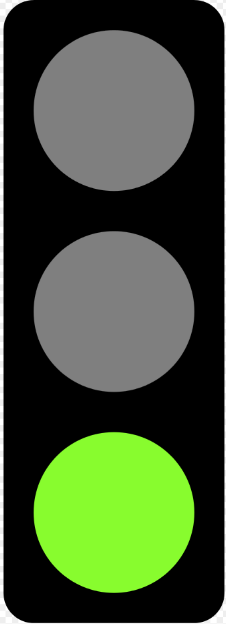
//> input picture F458/dsp/ccs_backup1/jangho/dsp/green_traffic.jpg, 226 x 624 px
$ ./traffic_color   (built with g++ and OpenCV 4)
//> lines starting //> are read from the running program, lines starting //| are printed output that depends on the picture; after the words box and inside, x2 and y2 are one past the last pixel; in counts of white or black regions, pixels touching at a corner belong together
### F458/dsp/ccs_backup1/jangho/dsp/serial.h
#ifndef __SERIAL_H__
#define __SERIAL_H__

int serial_config(char *);
void send_data(int, char *, int, int);
void recv_data(int);
void close_dev(int);

#endif

### F458/dsp/ccs_backup1/jangho/dsp/traffic_color.cpp
#include <opencv2/highgui/highgui.hpp>
#include <opencv2/opencv.hpp>
#include <iostream>

#include <sys/types.h>
#include <sys/poll.h>
#include <termios.h>
#include <unistd.h>
#include <stdlib.h>
#include <string.h>
#include <signal.h>
#include <setjmp.h>
#include <fcntl.h>
#include <stdio.h>
#include <time.h>

#include "serial.h"

using namespace std;
using namespace cv;

extern char *dev0;

jmp_buf env;
int fd;

int flag = 0;

Mat img;
Mat croi;
int idx;
char name[32] = "";
char *traffic[4] = {"red_traffic.jpg", "yellow_traffic.jpg", "green_traffic.jpg"};

Point pts[3][4] = {
	{
		Point(30, 30),
		Point(30,190),
		Point(190, 190),
		Point(190, 30)
	},
	{
		Point(30, 235),
		Point(30, 400),
		Point(190, 400),
		Point(190, 230)
	},
	{
		Point(30, 430),
		Point(30, 600),
		Point(200, 600),
		Point(200, 430)
	}
};

const Point *ppt1[1] = { pts[0] };
const Point *ppt2[1] = { pts[1] };
const Point *ppt3[1] = { pts[2] };

void call_exit(int signo)
{
	longjmp(env, 1);
}

void traffic_chg(int signo)
{
	idx = rand() % 3;
	strcpy(name, traffic[idx]);
	printf("idx = %d, name = %s\n", idx, name);

	img = cv::Mat::zeros(img.size(), img.type());
	img = imread(name, -1);

	flag = 1;
}

Mat custom_roi(Mat img, int idx)
{
	Mat output;
	Mat mask = Mat::zeros(img.size(), img.type());
	//Mat mask(img.size(), CV_8UC3);
	//Mat mask = Mat::zeros(img.size(), img.type());

#if 0
	Point pts[3][4];

	pts[0][0] = Point(328, 175);
	pts[0][1] = Point(384, 173);
	pts[0][2] = Point(385, 111);
	pts[0][3] = Point(330, 116);

	const Point *ppt[1] = { pts[0] };
#endif

	int npt[] = { 4 };

	switch(idx)
	{
		case 0:
			cv::fillPoly(mask, ppt1, npt, 1, cv::Scalar(255, 255, 255));
			break;
		case 1:
			cv::fillPoly(mask, ppt2, npt, 1, cv::Scalar(255, 255, 255));
			break;
		case 2:
			cv::fillPoly(mask, ppt3, npt, 1, cv::Scalar(255, 255, 255));
			break;
	}

	bitwise_and(img, mask, output);

	cout << output.type() << endl;

	return output;
}

#if 0
{
    Point(150, 54),
    Point(183, 53),
    Point(181, 82),
    Point(149, 81)
}
#endif

void chk_traffic_color(Mat croi, int idx)
{
    char buf[32] = "";
    printf("croi rows = %d, croi cols = %d\n", croi.rows, croi.cols);

	switch(idx)
	{
		case 0:
			printf("r = %d, g = %d, b = %d\n",
			       croi.at<Vec3b>(110, 110)[0],
			       croi.at<Vec3b>(110, 110)[1],
			       croi.at<Vec3b>(110, 110)[2]);

			sprintf(buf, "%d", 1);
			printf("buf = %s\n", buf);

			break;

		case 1:
			printf("r = %d, g = %d, b = %d\n",
				croi.at<Vec3b>(110, 310)[0],
				croi.at<Vec3b>(110, 310)[1],
				croi.at<Vec3b>(110, 310)[2]);

			sprintf(buf, "%d", 2);
			printf("buf = %s\n", buf);

			break;

		case 2:
			printf("r = %d, g = %d, b = %d\n",
				croi.at<Vec3b>(110, 510)[0],
				croi.at<Vec3b>(110, 510)[1],
				croi.at<Vec3b>(110, 510)[2]);

			sprintf(buf, "%d", 3);
			printf("buf = %s\n", buf);

			break;
	}
}

int main(int argc, char **argv)
{
	int nr, fd;
	int x, y, w, h;
	char buf[32] = "";
	char test_img[32] = "green_traffic.jpg";

	int ret;
	int wait_time;

	signal(SIGINT, call_exit);
	signal(SIGALRM, traffic_chg);

	srand(time(NULL));
	//fd = serial_config(dev0);
	fd = 1;

	printf("Automatic Traffic Light\n");
	img = imread(test_img, -1);
//> img is the input picture: 624 rows x 226 cols, CV_8UC3; mean B, G, R 50.5, 80.1, 63.4
	//imshow("Green", img);
	//waitKey(0);
	//destroyWindow("Green");

	if(!(ret = setjmp(env)))
	{
		for(;;)
		{
			alarm(0);
			wait_time = rand() % 1 + 2;
			alarm(wait_time);

			while(!flag)
				;

			waitKey(wait_time * 1000);

			flag = 0;

			//cvtColor(img, img, COLOR_BGR2HSV);

			croi = custom_roi(img, idx);
//> in custom_roi, `cv::fillPoly(mask, ppt1, npt, 1, cv::Scalar(255, 255, 255));`:
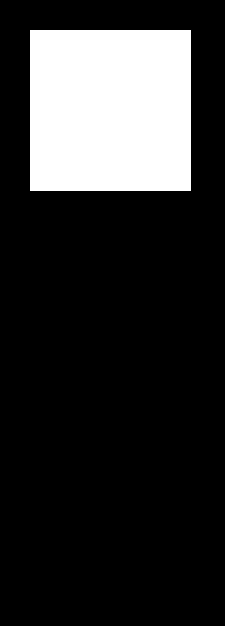
//> mask: 626 rows x 225 cols, CV_8UC3; 18.4% white; 1 white region, box (x1, y1, x2, y2) and area: (30, 30, 191, 191) 25921
//> in custom_roi, `bitwise_and(img, mask, output);`:
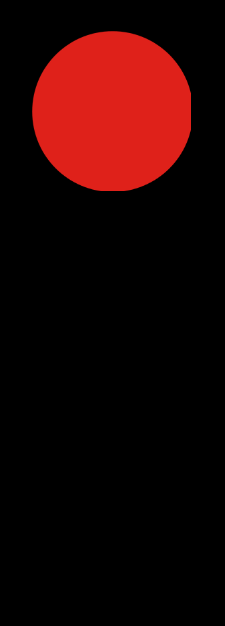
//> output: 626 rows x 225 cols, CV_8UC3; mean B, G, R 3.7, 4.7, 32
//| 16
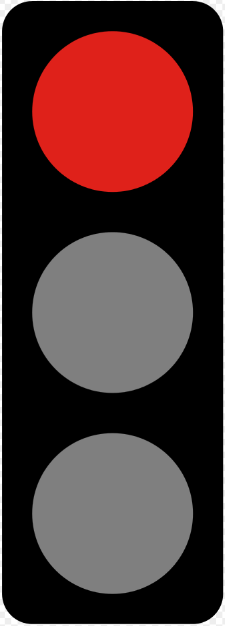
//> img: 626 rows x 225 cols, CV_8UC3; mean B, G, R 47.1, 48.2, 75.5

			//send_data(fd, buf, 1, 0);
			//printf("\n");

			// TODO - Something wrong
			chk_traffic_color(croi, idx);
//| croi rows = 626, croi cols = 225
//| r = 26, g = 33, b = 223

			imshow("Custom ROI Image", croi);

#if 0
			red.png -> 219, 17, 29
			yellow.jpg -> 251, 246, 84
			green.jpg -> 145, 145
#endif

			//memset(buf, 0x0, 32);
		}
	}

	//close_dev(fd);

	return 0;
}
